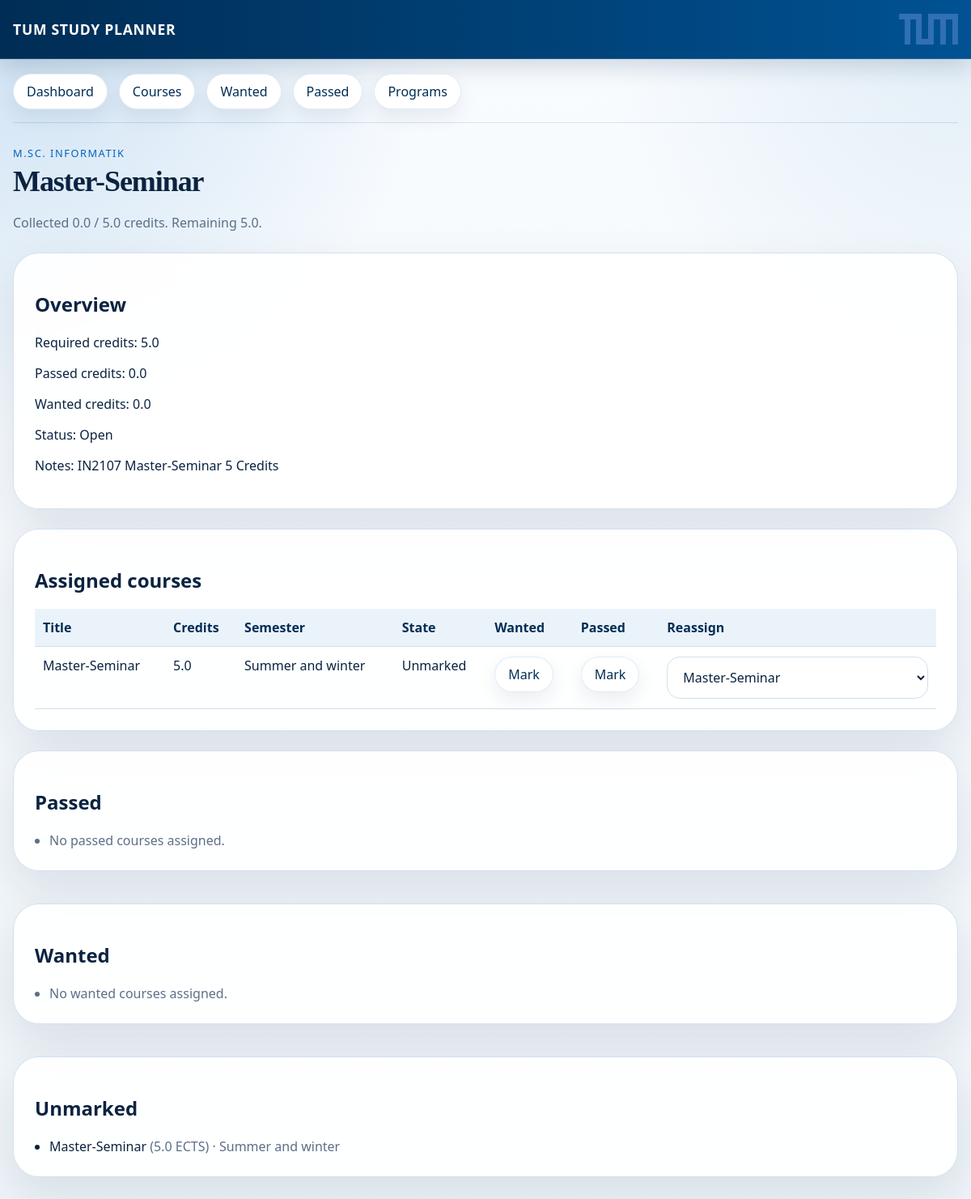
Screenshot of /programs/1/categories/6 with the database file from the repository.
### app/models.py (models this page shows)
class DegreeProgram(Base):
    __tablename__ = "degree_programs"
    id: Mapped[int] = mapped_column(Integer, primary_key=True)
    name: Mapped[str] = mapped_column(String(255), unique=True, nullable=False)
    requirements_url: Mapped[str] = mapped_column(Text, nullable=False)
    courses_url: Mapped[str] = mapped_column(Text, nullable=False)
    created_at: Mapped[datetime] = mapped_column(DateTime, default=datetime.utcnow, nullable=False)
    updated_at: Mapped[datetime] = mapped_column(
        DateTime, default=datetime.utcnow, onupdate=datetime.utcnow, nullable=False
    )
    categories: Mapped[list["RequirementCategory"]] = relationship(
        back_populates="degree_program", cascade="all, delete-orphan"
    )
    courses: Mapped[list["Course"]] = relationship(back_populates="degree_program", cascade="all, delete-orphan")
    course_nodes: Mapped[list["CourseNode"]] = relationship(
        back_populates="degree_program", cascade="all, delete-orphan"
    )
    focus_area_selections: Mapped[list["UserFocusAreaSelection"]] = relationship(
        back_populates="degree_program", cascade="all, delete-orphan"
    )
    requirement_option_selections: Mapped[list["UserRequirementOptionSelection"]] = relationship(
        back_populates="degree_program", cascade="all, delete-orphan"
    )

class RequirementCategory(Base):
    __tablename__ = "requirement_categories"
    id: Mapped[int] = mapped_column(Integer, primary_key=True)
    degree_program_id: Mapped[int] = mapped_column(ForeignKey("degree_programs.id"), nullable=False, index=True)
    parent_id: Mapped[int | None] = mapped_column(ForeignKey("requirement_categories.id"), nullable=True)
    title: Mapped[str] = mapped_column(String(255), nullable=False)
    required_credits: Mapped[float | None] = mapped_column(Float, nullable=True)
    notes: Mapped[str | None] = mapped_column(Text, nullable=True)
    sort_order: Mapped[int] = mapped_column(Integer, default=0, nullable=False)
    source_path: Mapped[str | None] = mapped_column(Text, nullable=True)
    degree_program: Mapped["DegreeProgram"] = relationship(back_populates="categories")
    parent: Mapped["RequirementCategory | None"] = relationship(remote_side=[id], back_populates="children")
    children: Mapped[list["RequirementCategory"]] = relationship(back_populates="parent")
    assignments: Mapped[list["CourseCategoryAssignment"]] = relationship(
        back_populates="requirement_category", cascade="all, delete-orphan"
    )
    __table_args__ = (
        UniqueConstraint("degree_program_id", "title", "source_path", name="uq_requirement_category_identity"),
    )

class Course(Base):
    __tablename__ = "courses"
    id: Mapped[int] = mapped_column(Integer, primary_key=True)
    degree_program_id: Mapped[int] = mapped_column(ForeignKey("degree_programs.id"), nullable=False, index=True)
    code: Mapped[str | None] = mapped_column(String(64), nullable=True)
    title: Mapped[str] = mapped_column(String(255), nullable=False)
    credits: Mapped[float | None] = mapped_column(Float, nullable=True)
    url: Mapped[str | None] = mapped_column(Text, nullable=True)
    raw_path: Mapped[str | None] = mapped_column(Text, nullable=True)
    semester_offering: Mapped[str | None] = mapped_column(String(32), nullable=True)
    degree_program: Mapped["DegreeProgram"] = relationship(back_populates="courses")
    course_nodes: Mapped[list["CourseNode"]] = relationship(back_populates="course")
    assignments: Mapped[list["CourseCategoryAssignment"]] = relationship(
        back_populates="course", cascade="all, delete-orphan"
    )
    user_state: Mapped["UserCourseState | None"] = relationship(
        back_populates="course", uselist=False, cascade="all, delete-orphan"
    )

### app/routes/categories.py (the view)
@router.get("/programs/{program_id}/categories/{category_id}")
def category_detail(
    program_id: int,
    category_id: int,
    request: Request,
    focus_area: str = Query(default=""),
    semester: str = Query(default=""),
    registry_db: Session = Depends(get_registry_db),
):
    program = get_program_record(registry_db, program_id)
    prepare_program_database(program.db_path)
    with get_session(program.db_path) as db:
        local_program = db.query(DegreeProgram).one()
        category = (
            db.query(RequirementCategory)
            .options(
                joinedload(RequirementCategory.assignments)
                .joinedload(CourseCategoryAssignment.course)
                .joinedload(Course.user_state)
            )
            .filter(RequirementCategory.id == category_id)
            .one()
        )
        program_progress = {item.category_id: item for item in build_category_progress(db, local_program.id)}
        progress = program_progress[category.id]
        theory_focus_area_options = sorted(
            {
                extract_child_under(assignment.course.raw_path, WAHL_PARENT_TITLE)
                for assignment in category.assignments
                if assignment.course and extract_child_under(assignment.course.raw_path, WAHL_PARENT_TITLE)
            }
        ) if category.title == "Theorie" else []
        passed_courses = []
        wanted_courses = []
        unmarked_courses = []
        assigned_courses = []
        for assignment in category.assignments:
            course = assignment.course
            current_focus_area = extract_child_under(course.raw_path, WAHL_PARENT_TITLE)
            if focus_area and current_focus_area != focus_area:
                continue
            state = course.user_state
            assigned_courses.append(course)
            if state and state.passed:
                passed_courses.append(course)
            elif state and state.wanted:
                wanted_courses.append(course)
            else:
                unmarked_courses.append(course)
        if semester:
            assigned_courses = [
                course
                for course in assigned_courses
                if (semester == "unknown" and not course.semester_offering) or course.semester_offering == semester
            ]
            passed_courses = [
                course
                for course in passed_courses
                if (semester == "unknown" and not course.semester_offering) or course.semester_offering == semester
            ]
            wanted_courses = [
                course
                for course in wanted_courses
                if (semester == "unknown" and not course.semester_offering) or course.semester_offering == semester
            ]
            unmarked_courses = [
                course
                for course in unmarked_courses
                if (semester == "unknown" and not course.semester_offering) or course.semester_offering == semester
            ]
        categories = (
            db.query(RequirementCategory)
            .filter(RequirementCategory.degree_program_id == local_program.id)
            .order_by(RequirementCategory.title)
            .all()
        )
        theory_focus_areas = (
            {course.id: extract_child_under(course.raw_path, WAHL_PARENT_TITLE) for course in assigned_courses}
            if category.title == "Theorie"
            else {}
        )
        focus_areas = build_focus_area_summaries(db, local_program.id) if category.title == WAHL_PARENT_TITLE else []
        profile_options = build_profile_option_summaries(db, category.degree_program) if category.title == "Profilbildung" else []
    return templates.TemplateResponse(
        request,
        "category_detail.html",
        {
            "request": request,
            "program": program,
            "category": category,
            "progress": progress,
            "passed_courses": passed_courses,
            "wanted_courses": wanted_courses,
            "unmarked_courses": unmarked_courses,
            "assigned_courses": assigned_courses,
            "categories": categories,
            "theory_focus_areas": theory_focus_areas,
            "theory_focus_area_options": theory_focus_area_options,
            "focus_areas": focus_areas,
            "selected_focus_area": focus_area,
            "selected_semester": semester,
            "profile_options": profile_options,
        },
    )

### app/templates/category_detail.html (shortened to what this page needs)
{% extends "base.html" %}
{% block content %}
<section class="section-heading">
  <div>
    <p class="eyebrow">{{ program.name }}</p>
    <h1>{{ category.title }}</h1>
    <p class="summary-line">Collected {{ progress.passed_credits }} / {{ progress.required_credits or 0 }} credits. Remaining {{ progress.remaining_credits }}.</p>
  </div>
</section>
<section class="detail-grid">
  <article class="panel metric-card">
    <h2>Overview</h2>
    <p>Required credits: {{ progress.required_credits or '—' }}</p>
    <p>Passed credits: {{ progress.passed_credits }}</p>
    <p>Wanted credits: {{ progress.wanted_credits }}</p>
    <p>Status: {{ 'Fulfilled' if progress.fulfilled else 'Open' }}</p>
    {% if category.notes %}
    <p>Notes: {{ category.notes }}</p>
    {% endif %}
  </article>
</section>
<section class="panel table-panel">
  <h2>Assigned courses</h2>
  <table>
    <thead>
      <tr>
        <th>Title</th>
        <th>Credits</th>
        <th>Semester</th>
        <th>State</th>
        <th>Wanted</th>
        <th>Passed</th>
        <th>Reassign</th>
      </tr>
    </thead>
    <tbody>
      {% for course in assigned_courses %}
      {% set state = course.user_state %}
      <tr>
        <td>
          {{ course.title }}
        </td>
        <td>{{ course.credits or '—' }}</td>
        <td>{{ course.semester_offering or '—' }}</td>
        <td>
          {% if state and state.passed %}Passed
          {% elif state and state.wanted %}Wanted
          {% else %}Unmarked
          {% endif %}
        </td>
        <td>
          <form method="post" action="/programs/{{ program.id }}/courses/{{ course.id }}/toggle-wanted">
            <button type="submit" class="table-button {{ 'active' if state and state.wanted else '' }}">{{ 'Wanted' if state and state.wanted else 'Mark' }}</button>
          </form>
        </td>
        <td>
          <form method="post" action="/programs/{{ program.id }}/courses/{{ course.id }}/toggle-passed">
            <button type="submit" class="table-button {{ 'active' if state and state.passed else '' }}">{{ 'Passed' if state and state.passed else 'Mark' }}</button>
          </form>
        </td>
        <td>
          <form method="post" action="/programs/{{ program.id }}/courses/{{ course.id }}/assign-category" class="inline-form auto-submit-form">
            <select name="requirement_category_id">
              {% for option in categories %}
              <option value="{{ option.id }}" {% if option.id == category.id %}selected{% endif %}>{{ option.title }}</option>
              {% endfor %}
            </select>
          </form>
        </td>
      </tr>
      {% else %}
      <tr>
        <td colspan="{{ 8 if category.title == 'Theorie' else 7 }}" class="empty-state">No courses assigned to this category.</td>
      </tr>
      {% endfor %}
    </tbody>
  </table>
</section>
<section class="detail-grid">
  <article class="panel">
    <h2>Passed</h2>
    <ul class="course-list">
      {% for course in passed_courses %}
      <li>{{ course.title }}{% if course.credits %} <span class="muted">({{ course.credits }} ECTS)</span>{% endif %}{% if course.semester_offering %} <span class="muted">· {{ course.semester_offering }}</span>{% endif %}{% if category.title == "Theorie" and theory_focus_areas.get(course.id) %} <span class="muted">· {{ theory_focus_areas.get(course.id) }}</span>{% endif %}</li>
      {% else %}
      <li class="empty-state">No passed courses assigned.</li>
      {% endfor %}
    </ul>
  </article>
  <article class="panel">
    <h2>Wanted</h2>
    <ul class="course-list">
      {% for course in wanted_courses %}
      <li>{{ course.title }}{% if course.credits %} <span class="muted">({{ course.credits }} ECTS)</span>{% endif %}{% if course.semester_offering %} <span class="muted">· {{ course.semester_offering }}</span>{% endif %}{% if category.title == "Theorie" and theory_focus_areas.get(course.id) %} <span class="muted">· {{ theory_focus_areas.get(course.id) }}</span>{% endif %}</li>
      {% else %}
      <li class="empty-state">No wanted courses assigned.</li>
      {% endfor %}
    </ul>
  </article>
  <article class="panel">
    <h2>Unmarked</h2>
    <ul class="course-list">
      {% for course in unmarked_courses %}
      <li>{{ course.title }}{% if course.credits %} <span class="muted">({{ course.credits }} ECTS)</span>{% endif %}{% if course.semester_offering %} <span class="muted">· {{ course.semester_offering }}</span>{% endif %}</li>
      {% else %}
      <li class="empty-state">No unmarked courses assigned.</li>
      {% endfor %}
    </ul>
  </article>
</section>
{% endblock %}

### app/static/style.css (style rules this page uses)
:root { --bg: #eef4f8; --paper: rgba(255, 255, 255, 0.92); --paper-strong: #ffffff; --ink: #0b2340; --muted: #5c6f87; --line: #d3dfeb; --accent: #0065bd; --accent-strong: #002d55; --accent-soft: #e1edf8; --passed-ring: #0b8f5a; --soft: #f6faff; --soft-strong: #c6d8eb; --open-badge: #7a8ea7; --tum-highlight: #4f8fbe; --shadow: 0 24px 60px rgba(5, 33, 64, 0.10); --shadow-soft: 0 10px 24px rgba(5, 33, 64, 0.08); --radius-xl: 32px; --radius-lg: 22px; --radius-md: 16px; }
* { box-sizing: border-box; }
body { margin: 0; font-family: "Avenir Next", "Segoe UI", Helvetica, Arial, sans-serif; color: var(--ink); background: radial-gradient(circle at top left, rgba(0, 101, 189, 0.18), transparent 28%), radial-gradient(circle at top right, rgba(100, 160, 200, 0.16), transparent 24%), linear-gradient(180deg, #f9fcff 0%, var(--bg) 100%); min-height: 100vh; }
.tagline, .muted, .summary-line, .empty-state, .program-card p { color: var(--muted); }
.site-nav a, .button-link, button { border: 1px solid rgba(0, 101, 189, 0.12); background: var(--paper-strong); border-radius: 999px; padding: 10px 16px; cursor: pointer; font: inherit; color: var(--accent-strong); box-shadow: var(--shadow-soft); }
.panel, .category-card { background: var(--paper); border: 1px solid rgba(211, 223, 235, 0.95); border-radius: var(--radius-xl); box-shadow: var(--shadow); backdrop-filter: blur(16px); }
.panel { padding: 26px; margin-bottom: 24px; }
.section-heading { margin-bottom: 26px; }
.section-heading h1, .section-heading h2, .card-header h3, .program-card h3 { margin: 0; letter-spacing: -0.03em; }
.section-heading h1, .section-heading h2 { font-family: Georgia, "Times New Roman", serif; font-size: clamp(2rem, 3vw, 3rem); line-height: 1.05; }
.eyebrow { margin: 0 0 8px; text-transform: uppercase; letter-spacing: 0.12em; font-size: 0.8rem; color: var(--accent); }
input, select { width: 100%; padding: 13px 15px; border: 1px solid var(--line); border-radius: var(--radius-md); background: rgba(255, 255, 255, 0.9); font: inherit; color: var(--ink); box-shadow: inset 0 1px 0 rgba(255, 255, 255, 0.7); }
.program-list, .detail-grid { display: grid; gap: 16px; }
.summary-line { margin-top: 20px; }
.table-panel { overflow-x: auto; }
table { width: 100%; border-collapse: collapse; overflow: hidden; }
th, td { padding: 12px 10px; border-bottom: 1px solid var(--line); text-align: left; vertical-align: top; }
.inline-form { display: flex; gap: 8px; min-width: 230px; }
button, .table-button { transition: transform 140ms ease, background-color 180ms ease, border-color 180ms ease, color 180ms ease, box-shadow 180ms ease, opacity 180ms ease; }
th { color: var(--accent-strong); background: rgba(217, 232, 246, 0.52); font-weight: 700; }
.course-list { margin: 0; padding-left: 18px; }

### rows the page displays
DegreeProgram: name "M.SC. INFORMATIK"
RequirementCategory: title "Master-Seminar", required_credits "5.0", notes "IN2107 Master-Seminar 5 Credits"
Course: title "Master-Seminar", credits "5.0", semester_offering "Summer and winter", wanted "Mark", passed "Mark"

### other values shown
{{ progress.passed_credits }} "0.0"
{{ progress.remaining_credits }} "5.0"
{{ progress.wanted_credits }} "0.0"
{{ 'Fulfilled' if progress.fulfilled else 'Open' }} "Open"
form field requirement_category_id "Master-Seminar"
